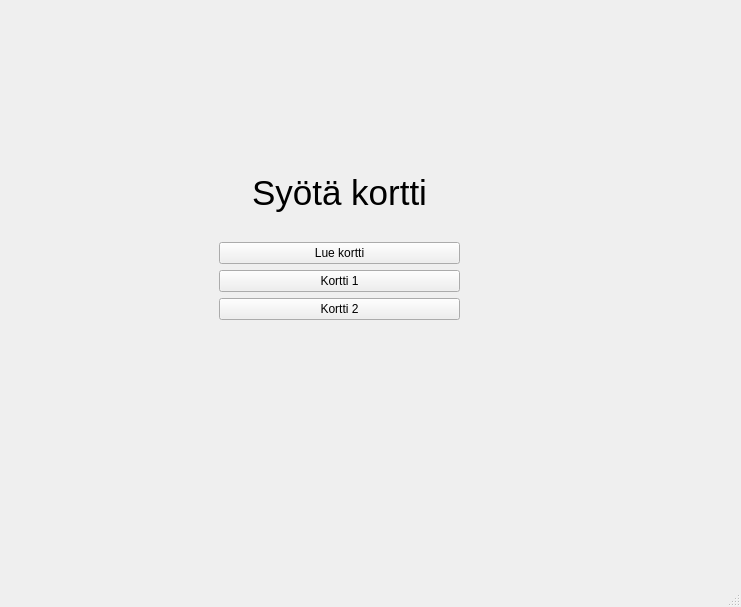
<?xml version="1.0" encoding="UTF-8"?>
<ui version="4.0">
 <class>MainWindow</class>
 <widget class="QMainWindow" name="MainWindow">
  <property name="geometry">
   <rect>
    <x>0</x>
    <y>0</y>
    <width>741</width>
    <height>607</height>
   </rect>
  </property>
  <property name="windowTitle">
   <string>MainWindow</string>
  </property>
  <widget class="QWidget" name="centralwidget">
   <layout class="QVBoxLayout" name="verticalLayout">
    <item>
     <widget class="QStackedWidget" name="stackedWidget">
      <property name="currentIndex">
       <number>0</number>
      </property>
      <widget class="QWidget" name="insertCard">
       <widget class="QWidget" name="verticalLayoutWidget">
        <property name="geometry">
         <rect>
          <x>210</x>
          <y>140</y>
          <width>241</width>
          <height>171</height>
         </rect>
        </property>
        <layout class="QVBoxLayout" name="verticalLayout_2">
         <item>
          <widget class="QLabel" name="label_3">
           <property name="font">
            <font>
             <pointsize>26</pointsize>
            </font>
           </property>
           <property name="text">
            <string>Syötä kortti</string>
           </property>
           <property name="alignment">
            <set>Qt::AlignCenter</set>
           </property>
          </widget>
         </item>
         <item>
          <widget class="QPushButton" name="pushButton_readRfid">
           <property name="text">
            <string>Lue kortti</string>
           </property>
          </widget>
         </item>
         <item>
          <widget class="QPushButton" name="pushButton_card1">
           <property name="text">
            <string>Kortti 1</string>
           </property>
          </widget>
         </item>
         <item>
          <widget class="QPushButton" name="pushButton_card2">
           <property name="text">
            <string>Kortti 2</string>
           </property>
          </widget>
         </item>
        </layout>
       </widget>
      </widget>
      <widget class="QWidget" name="login">
       <widget class="QLabel" name="label">
        <property name="geometry">
         <rect>
          <x>230</x>
          <y>60</y>
          <width>211</width>
          <height>81</height>
         </rect>
        </property>
        <property name="font">
         <font>
          <pointsize>26</pointsize>
         </font>
        </property>
        <property name="text">
         <string>SYÖTÄ PIN</string>
        </property>
        <property name="alignment">
         <set>Qt::AlignCenter</set>
        </property>
       </widget>
       <widget class="QWidget" name="gridLayoutWidget">
        <property name="geometry">
         <rect>
          <x>210</x>
          <y>180</y>
          <width>239</width>
          <height>166</height>
         </rect>
        </property>
        <layout class="QGridLayout" name="gridLayout">
         <item row="2" column="1">
          <widget class="QPushButton" name="pushButton_8">
           <property name="text">
            <string>8</string>
           </property>
          </widget>
         </item>
         <item row="3" column="1">
          <widget class="QPushButton" name="pushButton_0">
           <property name="text">
            <string>0</string>
           </property>
          </widget>
         </item>
         <item row="0" column="2">
          <widget class="QPushButton" name="pushButton_3">
           <property name="text">
            <string>3</string>
           </property>
          </widget>
         </item>
         <item row="1" column="1">
          <widget class="QPushButton" name="pushButton_5">
           <property name="text">
            <string>5</string>
           </property>
          </widget>
         </item>
         <item row="2" column="0">
          <widget class="QPushButton" name="pushButton_7">
           <property name="text">
            <string>7</string>
           </property>
          </widget>
         </item>
         <item row="0" column="0">
          <widget class="QPushButton" name="pushButton_1">
           <property name="text">
            <string>1</string>
           </property>
          </widget>
         </item>
         <item row="0" column="1">
          <widget class="QPushButton" name="pushButton_2">
           <property name="text">
            <string>2</string>
           </property>
          </widget>
         </item>
         <item row="1" column="0">
          <widget class="QPushButton" name="pushButton_4">
           <property name="text">
            <string>4</string>
           </property>
          </widget>
         </item>
         <item row="1" column="2">
          <widget class="QPushButton" name="pushButton_6">
           <property name="text">
            <string>6</string>
           </property>
          </widget>
         </item>
         <item row="2" column="2">
          <widget class="QPushButton" name="pushButton_9">
           <property name="text">
            <string>9</string>
           </property>
          </widget>
         </item>
        </layout>
       </widget>
       <widget class="QPushButton" name="pushButton_enter">
        <property name="geometry">
         <rect>
          <x>370</x>
          <y>370</y>
          <width>72</width>
          <height>32</height>
         </rect>
        </property>
        <property name="text">
         <string>ENTER</string>
        </property>
       </widget>
       <widget class="QPushButton" name="pushButton_clear">
        <property name="geometry">
         <rect>
          <x>230</x>
          <y>370</y>
          <width>71</width>
          <height>32</height>
         </rect>
        </property>
        <property name="text">
         <string>CLEAR</string>
        </property>
       </widget>
       <widget class="QLineEdit" name="pinLineEdit">
        <property name="geometry">
         <rect>
          <x>230</x>
          <y>140</y>
          <width>211</width>
          <height>31</height>
         </rect>
        </property>
        <property name="maxLength">
         <number>4</number>
        </property>
       </widget>
       <widget class="QLabel" name="labelLoginError">
        <property name="geometry">
         <rect>
          <x>240</x>
          <y>440</y>
          <width>201</width>
          <height>41</height>
         </rect>
        </property>
        <property name="text">
         <string/>
        </property>
       </widget>
      </widget>
      <widget class="QWidget" name="card">
       <widget class="QLabel" name="label_2">
        <property name="geometry">
         <rect>
          <x>260</x>
          <y>130</y>
          <width>261</width>
          <height>81</height>
         </rect>
        </property>
        <property name="font">
         <font>
          <pointsize>26</pointsize>
         </font>
        </property>
        <property name="text">
         <string>SELECT CARD</string>
        </property>
       </widget>
       <widget class="QPushButton" name="debitButton">
        <property name="geometry">
         <rect>
          <x>250</x>
          <y>240</y>
          <width>80</width>
          <height>22</height>
         </rect>
        </property>
        <property name="text">
         <string>DEBIT</string>
        </property>
       </widget>
       <widget class="QPushButton" name="creditButton">
        <property name="geometry">
         <rect>
          <x>370</x>
          <y>240</y>
          <width>80</width>
          <height>22</height>
         </rect>
        </property>
        <property name="text">
         <string>CREDIT</string>
        </property>
       </widget>
      </widget>
     </widget>
    </item>
   </layout>
  </widget>
  <widget class="QMenuBar" name="menubar">
   <property name="geometry">
    <rect>
     <x>0</x>
     <y>0</y>
     <width>741</width>
     <height>24</height>
    </rect>
   </property>
  </widget>
  <widget class="QStatusBar" name="statusbar"/>
 </widget>
 <resources/>
 <connections/>
</ui>
